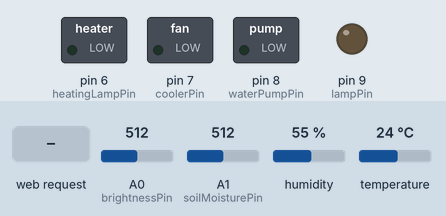
A sketch run on a simulated Arduino Uno, built with avr-gcc and run on an emulated ATmega328P. On the bench: switched loads named in the sketch (green lamp = pin HIGH), output pins drawn as LEDs (lit = HIGH). Inputs (shaded band) come from the test bench; at power-on: A0 (brightnessPin) = 512, A1 (soilMoisturePin) = 512, humidity 55 %, temperature 24 °C. WiFi joins after 1.5 s; servers stay silent unless stated.

Above: at 1.2 s.
1.3 s: HTTP request GET /?lamp=1 received
At 2.5 s:
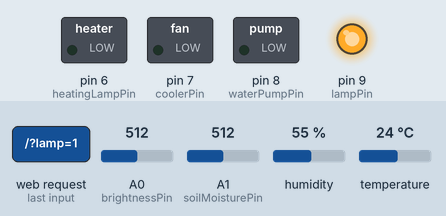
2.8 s: HTTP request GET /?waterPump=1 received
At 3.6 s:
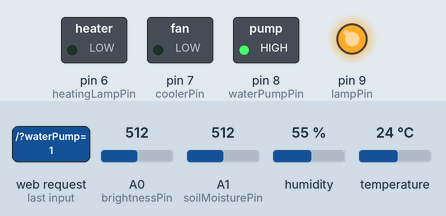
4.3 s: HTTP request GET /?lamp=0 received
At 4.8 s:
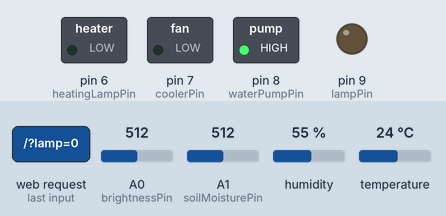
5.8 s: HTTP request GET /?cooler=1 received
At 7.0 s:
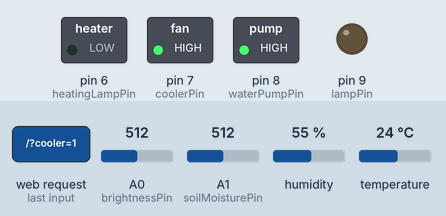
7.3 s: HTTP request GET /?waterPump=0 received
At 8.3 s:
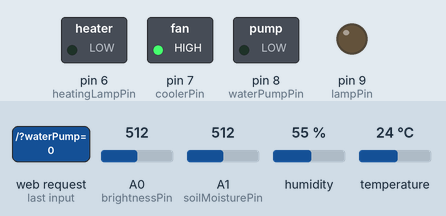
8.8 s: HTTP request GET /?cooler=0 received
At 9.4 s:
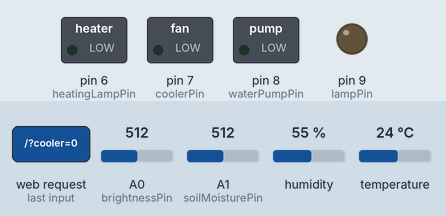
Timing chart, 0 to 11.3 s (numbered marks = the images above; inputs shaded):
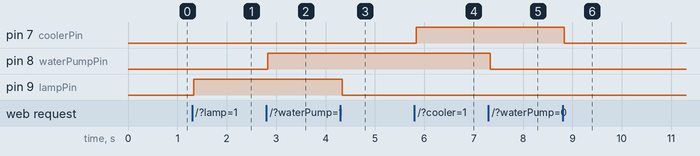

Measured:
- after the input at 1.3 s, pin 9 (lampPin): LOW → HIGH at once
- after the input at 2.8 s, pin 8 (waterPumpPin): LOW → HIGH at once
- after the input at 4.3 s, pin 9 (lampPin): HIGH → LOW at once
- after the input at 5.8 s, pin 7 (coolerPin): LOW → HIGH at once
- after the input at 7.3 s, pin 8 (waterPumpPin): HIGH → LOW at once
- after the input at 8.8 s, pin 7 (coolerPin): HIGH → LOW at once

The sketch:

Q0089-Sketch.ino
```cpp
#include <SPI.h>
#include <Ethernet.h>
#include <dht11.h>
#define DHT11PIN A2

byte mac[] = { 0xDE, 0xAD, 0xBE, 0xEF, 0xFE, 0xED };
IPAddress ip(192, 168, 15, 40); // Endereço IP em que o acesso estará disponível
EthernetServer server(80);     // Criar um servidor e disponibiliza-o na porta 80

dht11 DHT11; // define o sensor DHT11
int brightnessPin = A0; // define a porta onde contém o sensor de luminosidade
int soilMoisturePin = A1; // define a porta onde contém o sensor de humidade do solo
int heatingLampPin = 6;
int coolerPin = 7;
int waterPumpPin = 8;
int lampPin = 9;

void setup() {
    Ethernet.begin(mac, ip);  // Inicia e configurar o Ethernet Shield
    server.begin();           // Inicia o servidor, e deixa-o pronto para receber requisições
    Serial.begin(9600);
    pinMode(coolerPin, OUTPUT);
    pinMode(waterPumpPin, OUTPUT);
    pinMode(lampPin, OUTPUT);
    pinMode(heatingLampPin, OUTPUT);
}

void loop() {
    EthernetClient client = server.available();  // Busca por uma conexão com o client
    int dht11Reader = DHT11.read(DHT11PIN); // Inicia a leitura da temperatura e humidade do solo
    if (client) {  // Verifica se existe uma conexão dispoível com o cliente
        handleWithClient(client); // Lida com a conexão com o client
        delay(1);      // Espera para que o cliente consiga receber a requisição
        client.stop(); // Finaliza a conexão
    } // fim do if (client)
} // fim do loop

void handleWithClient(EthernetClient client) {
  boolean isCurrentLineBlank = true;
  String request = "";

  while (client.connected()) {
    if (client.available()) {   // os dados do cliente estão disponiveis para serem lidos
      char c = client.read(); // lê 1 byte (character) do cliente
      request += c;
      // Verifica se é a última linha enviada pelo client
      if (c == '\n' && isCurrentLineBlank) {
        // Configura e envia uma resposta ao cliente.
        client.println(getHttpHeader());
        client.println();
        ControlLeds(request);
        client.println(getJSONValues());
        request = "";
        break;
      }
      // toda linha de texto recebida do cliente termina com os caracteres \r\n
      if (c == '\n') {
        isCurrentLineBlank = true;
      }
      else if (c != '\r') {
          // um caractere de texto foi recebido do cliente
          isCurrentLineBlank = false;
      }
    }
  }
}

String getHttpHeader() {
  String httpHeader = "{";
  httpHeader += "HTTP/1.1 200 OK\n";
  httpHeader += "Content-Type: Application/json\n";
  httpHeader += "Access-Control-Allow-Origin: *\n";
  httpHeader += "Connection: close\n";
  return httpHeader;
}

String getJSONValues() {
  String json = "{";
  json += "\"air_humidity\": \""+ (String)DHT11.humidity +"\",";
  json += "\"temperature\": \""+ (String)DHT11.temperature +"\",";
  json += "\"luminosity\": \""+ (String)analogRead(brightnessPin) +"\",";
  json += "\"soil_moisture\": \""+ (String)analogRead(soilMoisturePin) +"\",";
  json += "\"status_water_pump\": \""+ (String)digitalRead(waterPumpPin) +"\",";
  json += "\"status_lamp\": \""+ (String)digitalRead(lampPin) +"\",";
  json += "\"status_cooler\": \""+ (String)digitalRead(coolerPin) +"\",";
  json += "\"status_heating_lamp\": \""+ (String)digitalRead(heatingLampPin) +"\"";
  json += "}";
  return json;
}


void ControlLeds(String &request) {
  if (request.indexOf("lamp=1") > -1) {
    digitalWrite(lampPin, HIGH);
  } else if (request.indexOf("lamp=0") > -1) {
    digitalWrite(lampPin, LOW);
  }

  if (request.indexOf("waterPump=1") > -1) {
    digitalWrite(waterPumpPin, HIGH);
  } else if (request.indexOf("waterPump=0") > -1) {
    digitalWrite(waterPumpPin, LOW);
  }

  if (request.indexOf("cooler=1") > -1) {
    digitalWrite(coolerPin, HIGH);
  } else if (request.indexOf("cooler=0") > -1) {
    digitalWrite(coolerPin, LOW);
  }

  if (request.indexOf("heatingLamp=1") > -1) {
    digitalWrite(heatingLampPin, HIGH);
  } else if (request.indexOf("heatingLamp=0") > -1) {
    digitalWrite(heatingLampPin, LOW);
  }
}
```
